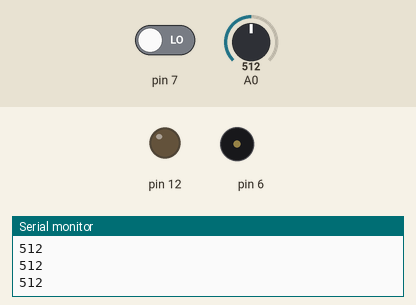
Bench run of a sketch on a simulated Arduino Uno, built with avr-gcc and run on an emulated ATmega328P. On the bench: output pins drawn as LEDs (lit = HIGH), buzzer (waves = sounding), the last lines printed to the serial monitor. Inputs (shaded band) come from the test bench; at power-on: A0 = 512, pin 7 LOW.

Above: at 1.2 s.
1.3 s: A0 set to 22
2.8 s: A0 set to 18
At 3.9 s:
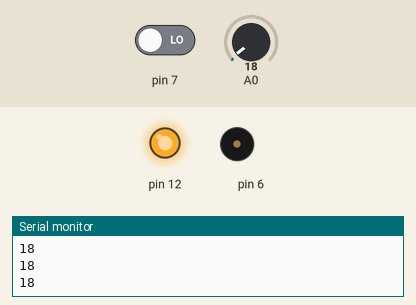
4.3 s: pin 7 driven HIGH
At 5.0 s:
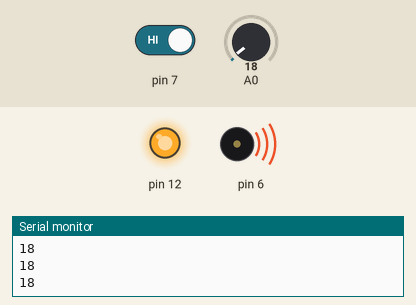
5.8 s: A0 set to 122
At 6.1 s:
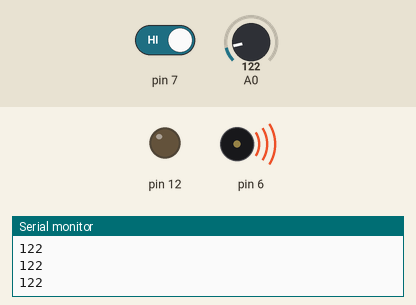
7.3 s: A0 set to 11
At 8.5 s:
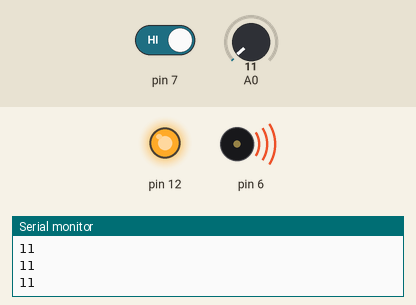
8.8 s: A0 set to 31
At 9.7 s:
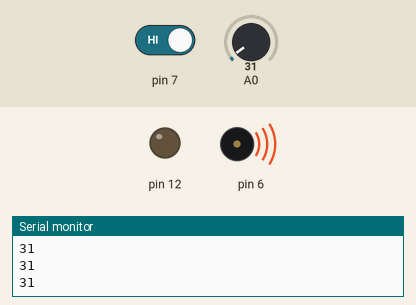
Timing chart, 0 to 11.3 s (numbered marks = the images above; inputs shaded):
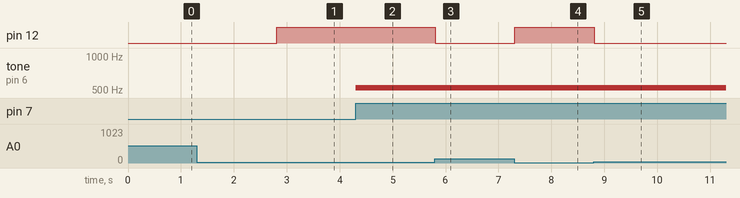

Measured:
- the behaviour switches between 21 and 20 on A0 (found by bisection; images 0 and 1)
- after the input at 2.8 s, pin 12: LOW → HIGH at once
- after the input at 4.3 s, tone on pin 6: silent → 523 Hz at once
- after the input at 5.8 s, pin 12: HIGH → LOW at once
- after the input at 7.3 s, pin 12: LOW → HIGH at once
- after the input at 8.8 s, pin 12: HIGH → LOW at once

The sketch:

terrific_vihelmo1.ino
```cpp
//
int moisture_data = 0;
void setup()
{
  pinMode(A0, INPUT);
  Serial.begin(9600);
  pinMode(12, OUTPUT);
  pinMode(7, INPUT);
  pinMode(6, OUTPUT);
}
void loop()
{
  moisture_data = analogRead(A0);

  Serial.println(moisture_data);

  if (moisture_data < 21) {

    digitalWrite(12, HIGH);

  } else {

    digitalWrite(12, LOW);
  }
if (digitalRead(7) == HIGH) {
    tone(6, 523, 1000); // play tone 60 (C5 = 523 Hz)
  } else {
    digitalWrite(5, LOW);
    noTone(6);
  }
  delay(10); // Delay a little bit to improve simulation performance


}
```
